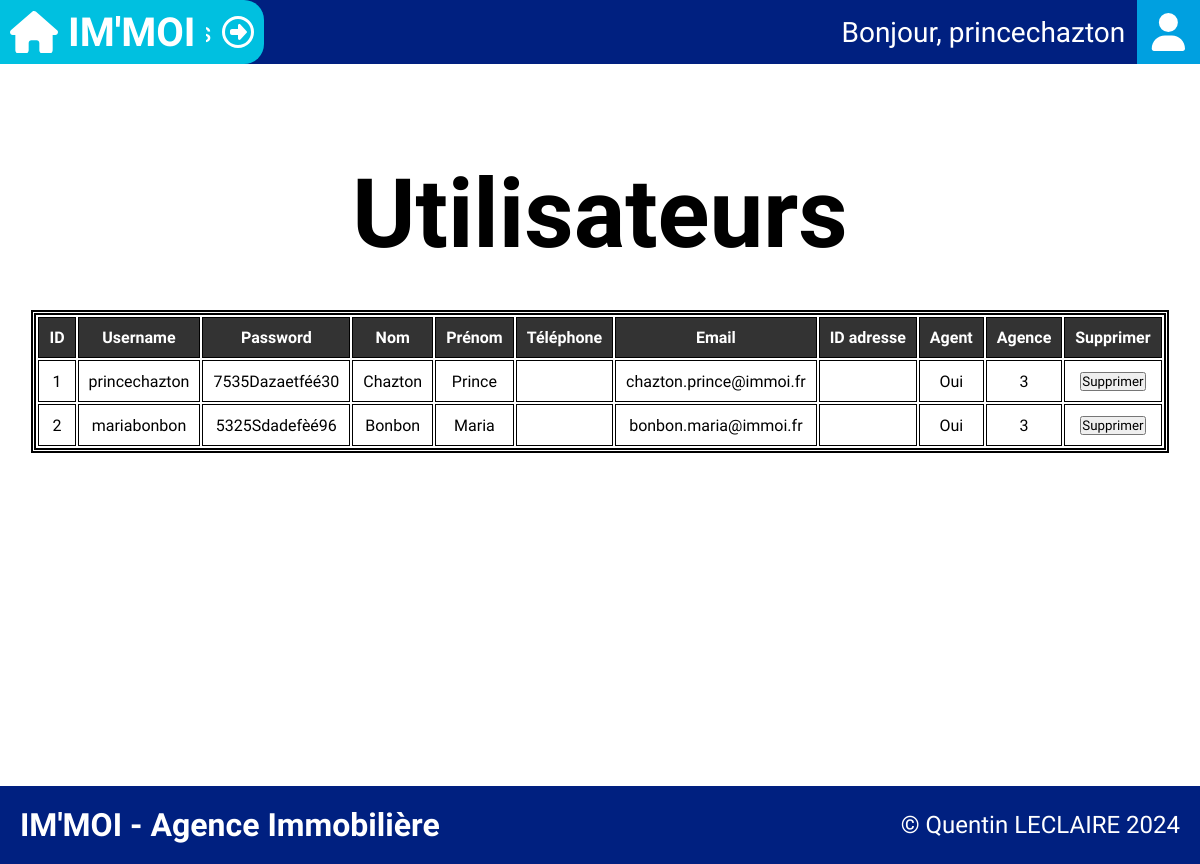
/bdtest/utilisateurs (signed in), run on the app's committed database.
### tables this page shows
CREATE TABLE utilisateur(
idUtilisateur int(11) NOT NULL,
username varchar(32) NOT NULL,
password varchar(64) NOT NULL,
nom varchar(40),
prenom varchar(40),
telephone varchar(20),
email varchar(80) NOT NULL,
idAdresse int(11),
estAgent boolean,
agence int(11)
);

### Controller/utilisateurController.php (called while the page is built, shortened)
<?php
class UtilisateurController{
    private $utilisateurManager;
    public function __construct() {
        require_once "Models/managers/UtilisateurManager.php";
        $this->utilisateurManager = new UtilisateurManager;
        $this->utilisateurManager->chargementUserlist();
    }
    public function afficherUtilisateurs(){
        $DBuser = $this->utilisateurManager->getUserlist();
        require "Views/BD/utilisateurs.view.php";
    }
}

### Models/managers/UtilisateurManager.php (called while the page is built, shortened)
<?php
require_once "Models/data/Utilisateur.class.php";
require_once "Models/Model.class.php";
class UtilisateurManager extends BDConnexion{
    private $userlist;
    public function ajoutUtilisateur($utilisateur){
        $this->userlist[] = $utilisateur;
    }
    public function getUserlist(){
        return $this->userlist;
    }
    public function chargementUserlist(){
        $req = $this->getBDD()->prepare('SELECT * FROM utilisateur');
        $req->execute();
        $listeUtilisateur = $req->fetchAll(PDO::FETCH_ASSOC);
    }
}

### Models/Model.class.php (called while the page is built, shortened)
<?php
abstract class BDConnexion{
    private static $pdo;
    private static function setBDD(){
        self::$pdo = new PDO('mysql:host=localhost;dbname=immoi;port=3308;charset=utf8', 'root', '');
        self::$pdo->setAttribute(PDO::ATTR_ERRMODE, PDO::ERRMODE_WARNING);
    }
    protected function getBDD(){
        return self::$pdo;
    }
}

### Models/data/Utilisateur.class.php (called while the page is built, shortened)
<?php
class Utilisateur{
    public function getId()               {return $this->idUtilisateur;}
    public function getUsername()         {return $this->username;}
    public function getPassword()         {return $this->password;}
    public function getNom()              {return $this->nom;}
    public function getPrenom()           {return $this->prenom;}
    public function getEmail()            {return $this->email;}
    public function getEstAgent()         {return $this->estAgent;}
    public function getAgence()           {return $this->agence;}
}

### Views/BD/utilisateurs.view.php (the view, shortened to what this page needs)
<section class="content">
    <section class="testbdd">
        <h2>Utilisateurs</h2>
        <table>
            <tr>
                <th>ID</th>
                <th>Username</th>
                <th>Password</th>
                <th>Nom</th>
                <th>Prénom</th>
                <th>Téléphone</th>
                <th>Email</th>
                <th>ID adresse</th>
                <th>Agent</th>
                <th>Agence</th>
                <th>Supprimer</th>
            </tr>
            <?php
            for ($i = 0; $i < count($DBuser); $i++) : ?>
                <tr>
                    <td><?= $DBuser[$i]->getId(); ?></td>
                    <td><?= $DBuser[$i]->getUsername(); ?></td>
                    <td><?= $DBuser[$i]->getPassword(); ?></td>
                    <td><?= $DBuser[$i]->getNom(); ?></td>
                    <td><?= $DBuser[$i]->getPrenom(); ?></td>
                    <td><?= $DBuser[$i]->getTelephone(); ?></td>
                    <td><?= $DBuser[$i]->getEmail(); ?></td>
                    <td><?= $DBuser[$i]->getAdresse(); ?></td>
                    <td><?= ($DBuser[$i]->getEstAgent()) ? "Oui" : "Non"; ?></td>
                    <td><?= $DBuser[$i]->getAgence(); ?></td>
                    <td>
                        <form method="POST" action="<?= URL ?>bdtest/utilisateurs/s/<?= $DBuser[$i]->getId(); ?>" onSubmit="return confirm('Voulez-vous vraiment supprimer cet utilisateur ?');">
                    <button class="supprimer">Supprimer</button>
                </form></td>
                </tr>
            <?php endfor; ?>
        </table>
    </section>
</section>
<?php
$content = ob_get_clean();
require "Views/template.php";

### index.php (shortened to what this page needs)
<?php
require_once "Controller/utilisateurController.php";
$utilisateurController = new UtilisateurController;
try {
    if (empty($_GET['page'])) {
        require "Views/accueil.view.php";
    } else {
        $url = explode("/", filter_var($_GET['page']), FILTER_SANITIZE_URL);
        switch ($url[0]) {
            case "bdtest":
                if (empty($url[1])) require "Views/bdtestNew.view.php";
                else {
                    switch ($url[1]) {
                        case "utilisateurs":
                            if (empty($url[2])) {
                                $utilisateurController->afficherUtilisateurs();
                            } else if ($url[2] === "s") {
                                $utilisateurController->suppressionUtilisateur($url[3]);
                            }
                            break;
                    }
                }
                break;
        }
    }
} catch (Exception $e) {
    echo $e->getMessage();
}

### Views/template.php (shortened to what this page needs)
<?php
if (isset($_SESSION['connecte'])) {
    $etatConnection = '<div class="connecte">
        <span>Bonjour, '.$_SESSION["username"].'</span>
        <a href="/bdtest" class="navbtn accbtn">
            <svg xmlns="http://www.w3.org/2000/svg" height="38px" fill="white" viewBox="-64 0 576 512">
                <path d="M224 256A128 128 0 1 0 224 0a128 128 0 1 0 0 256zm-45.7 48C79.8 304 0 383.8 0 482.3C0 498.7 13.3 512 29.7 512H418.3c16.4 0 29.7-13.3 29.7-29.7C448 383.8 368.2 304 269.7 304H178.3z" />
            </svg>
        </a>
    </div>';
} else {
    $etatConnection = '<a href="/connexion"><button class="navbtn conbtn">CONNEXION</button></a>';
}
?>
<!DOCTYPE html>
<html lang="fr">
<head>
    <link rel="stylesheet" href="/public/css/style.css">
    <link rel="stylesheet" href="/public/css/index.css">
    <link rel="stylesheet" href="/public/css/testbdd.css">
</head>
<body>
    <nav>
        <div class="navleft">
            <a href="/accueil" class="navbtn">
                <p>IM'MOI</p>
            </a>
            <a href="/offres" class="navonglet"></a>
        </div>
        <?= $etatConnection ?>
    </nav>
    <?= $content ?>
    <footer>
        <div class="footerelem">IM'MOI - Agence Immobilière</div>
        <div class="footerelem">© Quentin LECLAIRE 2024</div>
    </footer>
</body>
</html>

### public/css/style.css (style rules this page uses)
:root { --main-blue: #0050B0; --light-blue: #00A0E0; --lighter-blue: #00C0E0; --lightest-blue: #50D0FF; --dark-blue: #002080; }
* { padding: 0; margin: 0; box-sizing: border-box; font-family: 'Gabarito', sans-serif; }
body { min-height: 100vh; position: relative; }
nav { width: 100%; height: 64px; background-color: var(--dark-blue); display: flex; position: fixed; top: 0; z-index: 500; }
.navleft { display: flex; align-items: end; }
.navbtn { height: 64px; display: flex; z-index: 2; align-items: center; color: white; text-decoration: none; background-color: var(--light-blue); border: none; padding: 10px; font-weight: bold; font-size: 40px; transition: all 400ms ease; }
.navbtn p { margin-left: 10px; }
.navonglet { display: flex; position: relative; align-items: center; z-index: 1; padding: 10px; height: 100%; border-radius: 0 20px 20px 0; font-size: 28px; color: white; background-color: var(--lighter-blue); left: -300px; transition: all 400ms ease; text-decoration: none; }
.navonglet svg { margin-left: 10px; }
.connecte { position: absolute; right: 0; font-size: 28px; color: white; display: flex; align-items: center; }
.accbtn { margin-left: 12px; }
footer { position: relative; bottom: 0; display: flex; padding: 20px; background-color: var(--dark-blue); height: fit-content; width: 100%; align-items: center; justify-content: space-between; }
footer .footerelem { color: white; font-size: 24px; }
footer .footerelem:nth-of-type(1) { font-size: 32px; font-weight: bold; }
.content { position: relative; margin-top: 64px; min-height: calc(100vh - 78px); height: fit-content; width: 100%; display: flex; flex-direction: column; }

### public/css/testbdd.css (style rules this page uses)
.testbdd { position: relative; margin-top: 64px; height: fit-content; width: 100%; padding: 30px; display: flex; flex-direction: column; }
.testbdd h2 { font-size: 96px; margin: 0 auto 30px; }
.testbdd table { margin: 10px auto; border: double 5px black; }
.testbdd table th, .testbdd table td { border: 1px solid black; padding: 10px; text-align: center; }
.testbdd table td { max-width: 300px; }
.testbdd table th { background-color: #333; color: white; }

### data on the page
utilisateur: idUtilisateur "1", username "princechazton", password "7535Dazaetféé30", nom "Chazton", prenom "Prince", email "chazton.prince@immoi.fr", estAgent "Oui", agence "3"
utilisateur: idUtilisateur "2", username "mariabonbon", password "5325Sdadefèé96", nom "Bonbon", prenom "Maria", email "bonbon.maria@immoi.fr", estAgent "Oui", agence "3"

### other printed values
$_SESSION["username"] "princechazton"
